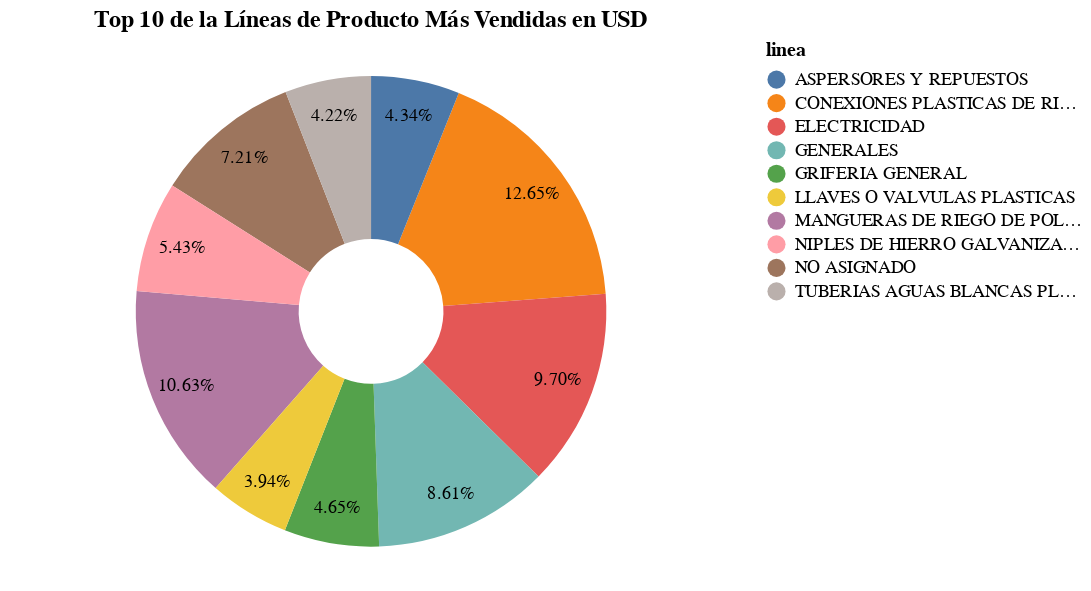

This figure's notebook cell:
### Markdown cell above
Estas son las 15 principales líneas de producto (de un total de 34). Son las más importantes porque generan la mayor cantidad de ventas en USD y/o en volumen.

Las líneas:
- Conexiones plásticas de riego
- Mangueras de riego de polietileno
- Aspersores y respuestos
- Motores, bombas, aspiradoras y soldaduras

Incluyen los productos utilizados en los acueductos y sistemas de riego.

Esto confirma que la empresa es vista por los clientes como especialista en esta materia.

### Code cell
df_linea_grafico = df_linea_general.reset_index()

total_dol = df_linea_grafico.monto_dolar.sum()
total_vol = df_linea_grafico.cantidad.sum()

df_linea_grafico['porcent_dolar'] = df_linea_grafico.apply(lambda row: round((row['monto_dolar'] / total_dol), 4), 
                                                           axis = 1)

df_linea_grafico['porcent_vol'] = df_linea_grafico.apply(lambda row: round((row['cantidad'] / total_vol), 4), 
                                                           axis = 1)

df_linea_grafico_dolar = df_linea_grafico.sort_values('monto_dolar', ascending=False).head(10)
df_linea_grafico_volumen = df_linea_grafico.sort_values('cantidad', ascending=False).head(10)

theta = alt.Theta("monto_dolar:Q", stack=True)
texto = alt.Text('porcent_dolar:Q', format='.2%')
titulo='Top 10 de la Líneas de Producto Más Vendidas en USD'

graf_sectores_linea(df_linea_grafico_dolar, theta, texto, titulo)

### Figure 1 — Vega-Lite specification as saved in the notebook (floating-point values rounded to 4 significant figures)
{"config": {"view": {"continuousWidth": 400, "continuousHeight": 300}}, "layer": [{"mark": {"type": "arc", "innerRadius": 40, "outerRadius": 130}, "encoding": {"color": {"field": "linea", "type": "nominal"}, "theta": {"field": "monto_dolar", "stack": true, "type": "quantitative"}, "tooltip": [{"field": "linea", "title": "Línea de Producto", "type": "nominal"}, {"aggregate": "sum", "field": "monto_dolar", "format": "$,.5", "title": "Ventas en $", "type": "quantitative"}, {"aggregate": "sum", "field": "cantidad", "format": ",.5", "title": "Volumen de Ventas", "type": "quantitative"}]}, "title": "Top 10 de la Líneas de Producto Más Vendidas en USD"}, {"mark": {"type": "text", "fill": "black", "radius": 110, "size": 10}, "encoding": {"color": {"field": "linea", "type": "nominal"}, "text": {"field": "porcent_dolar", "format": ".2%", "type": "quantitative"}, "theta": {"field": "monto_dolar", "stack": true, "type": "quantitative"}, "tooltip": [{"field": "linea", "title": "Línea de Producto", "type": "nominal"}, {"aggregate": "sum", "field": "monto_dolar", "format": "$,.5", "title": "Ventas en $", "type": "quantitative"}, {"aggregate": "sum", "field": "cantidad", "format": ",.5", "title": "Volumen de Ventas", "type": "quantitative"}]}, "title": "Top 10 de la Líneas de Producto Más Vendidas en USD"}], "data": {"name": "data-f0a99bde88d8fe3c4a3deb8570a49f76"}, "$schema": "https://vega.github.io/schema/vega-lite/v4.17.0.json", "datasets": {"data-f0a99bde88d8fe3c4a3deb8570a49f76": [{"linea": "CONEXIONES PLASTICAS DE RIEGO", "cantidad": 14710.0, "monto_dolar": 28840.0, "producto": 133, "rango": 43540.0, "porcent_dolar": 0.1265, "porcent_vol": 0.1113}, {"linea": "MANGUERAS DE RIEGO DE POLIETILENO NEGRA", "cantidad": 498.7, "monto_dolar": 24230.0, "producto": 28, "rango": 24730.0, "porcent_dolar": 0.1063, "porcent_vol": 0.0038}, {"linea": "ELECTRICIDAD", "cantidad": 10640.0, "monto_dolar": 22100.0, "producto": 352, "rango": 32750.0, "porcent_dolar": 0.097, "porcent_vol": 0.0806}, {"linea": "GENERALES", "cantidad": 26010.0, "monto_dolar": 19620.0, "producto": 434, "rango": 45630.0, "porcent_dolar": 0.0861, "porcent_vol": 0.1969}, {"linea": "NO ASIGNADO", "cantidad": 8493.0, "monto_dolar": 16430.0, "producto": 162, "rango": 24920.0, "porcent_dolar": 0.0721, "porcent_vol": 0.0643}, {"linea": "NIPLES DE HIERRO GALVANIZADO, CROMADO Y PLASTICOS", "cantidad": 7700.0, "monto_dolar": 12380.0, "producto": 93, "rango": 20080.0, "porcent_dolar": 0.0543, "porcent_vol": 0.0583}, {"linea": "GRIFERIA GENERAL", "cantidad": 1564.0, "monto_dolar": 10600.0, "producto": 140, "rango": 12160.0, "porcent_dolar": 0.0465, "porcent_vol": 0.0118}, {"linea": "ASPERSORES Y REPUESTOS", "cantidad": 5034.0, "monto_dolar": 9890.0, "producto": 25, "rango": 14920.0, "porcent_dolar": 0.0434, "porcent_vol": 0.0381}, {"linea": "TUBERIAS AGUAS BLANCAS PLASTICAS Y GALVANIZADAS", "cantidad": 7878.0, "monto_dolar": 9623.0, "producto": 74, "rango": 17500.0, "porcent_dolar": 0.0422, "porcent_vol": 0.0596}, {"linea": "LLAVES O VALVULAS PLASTICAS", "cantidad": 3677.0, "monto_dolar": 8972.0, "producto": 12, "rango": 12650.0, "porcent_dolar": 0.0394, "porcent_vol": 0.0278}]}}
